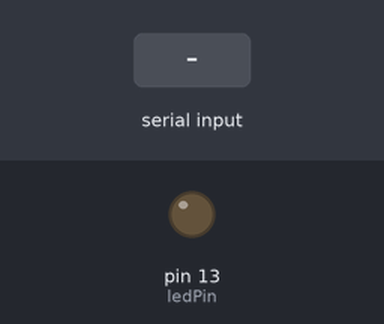
A sketch run on a simulated Arduino Uno, built with avr-gcc and run on an emulated ATmega328P. Parts: output pins drawn as LEDs (lit = HIGH). The inputs (shaded band) are chosen by the test bench.

Above: at 1.2 s.
1.3 s: "LED_ON" received over Serial
At 3.3 s:
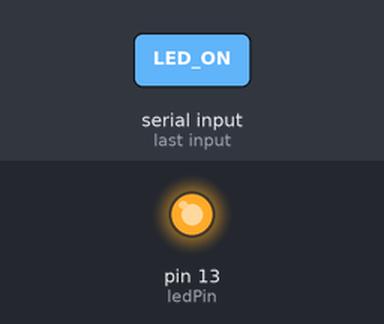
3.8 s: "LED_OFF" received over Serial
At 5.2 s:
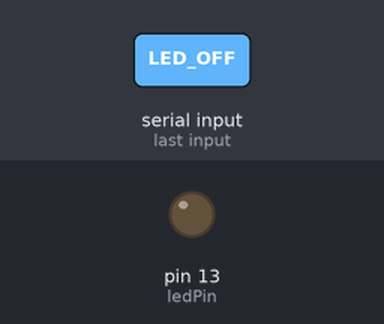
Timing chart, 0 to 6.8 s (numbered marks = the images above; inputs shaded):
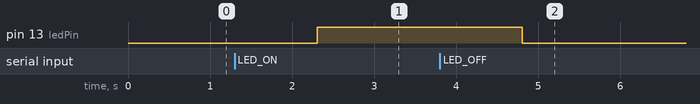

The sketch:

ch04_2.ino
```cpp
// 아두이노 코드

const int ledPin = 13; // LED 핀 번호

void setup() {
  pinMode(ledPin, OUTPUT); // LED 핀을 출력 모드로 설정
  Serial.begin(9600); // 시리얼 통신 시작 (포트번호: 9600)
}

void loop() {
  if (Serial.available() > 0) { // 만약 시리얼 통신에서 데이터를 받았을 경우,
    String cmd = Serial.readString(); // 데이터 읽기

    if (cmd.startsWith("LED_ON")) {
      digitalWrite(ledPin, HIGH); // "LED_ON" 명령을 받으면 LED 켜기
    }
    else if (cmd.startsWith("LED_OFF")) {
      digitalWrite(ledPin, LOW); // "LED_OFF" 명령을 받으면 LED 끄기
    }
  }
}
```

Measured:
- after the input at 1.3 s, pin 13 (ledPin): LOW → HIGH after 1.0 s
- after the input at 3.8 s, pin 13 (ledPin): HIGH → LOW after 1.0 s
